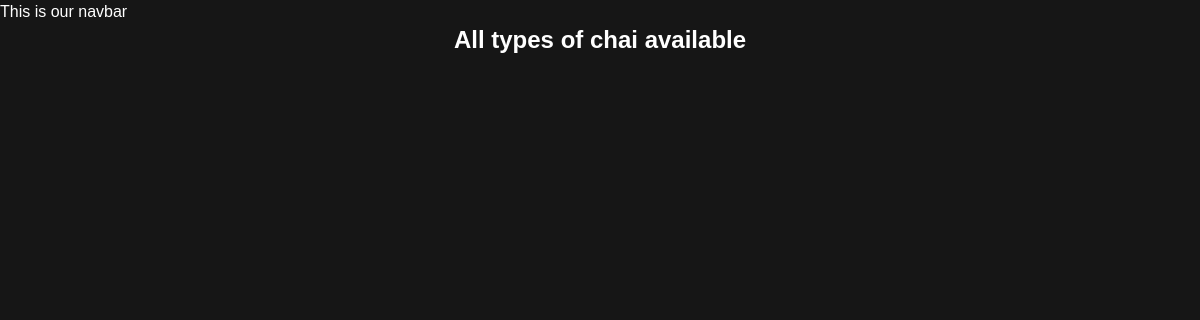
Page /chai/ on the earlier database version.
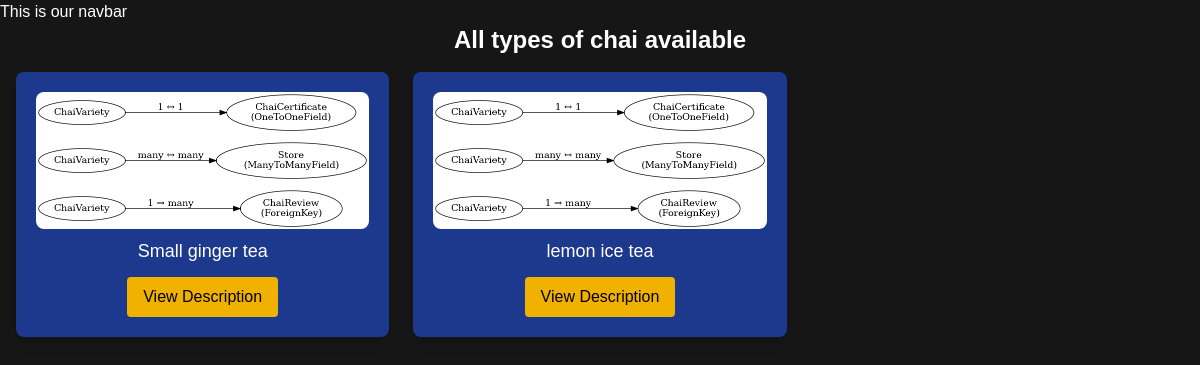
Same page on the later database version.
### chai/models.py (models this page shows, shortened)
class ChaiVariety(models.Model):
  CHAI_TYPE_CHOICES = [
    ('ML', 'MASALA'),
    ('GR', 'GINGER'),
    ('KL', 'KIWI'),
    ('PL', 'PLAIN'),
    ('EL', 'ELAICHI'),
  ]
  name = models.CharField(max_length=100)
  image = models.ImageField(upload_to='chais/')
  date_added = models.DateTimeField(default=timezone.now)
  type = models.CharField(max_length=2, choices=CHAI_TYPE_CHOICES, default='ML')
  description = models.TextField(default='')

### chai/views.py (the view)
# urls.py: path('', views.all_chai, name='all_chai'),
def all_chai(request):
    chais = ChaiVariety.objects.all()
    return render(request, 'chai/all_chai.html',{'chais': chais})

### chai/templates/chai/all_chai.html (shortened to what this page needs)
{% extends "layout.html" %}
{% block content %}
<h1 class="text-2xl text-center font-bold mb-4">All types of chai available</h1>
<div class="grid grid-cols-3 gap-6 m-4">
    {% for chai in chais %}
    <div class="chai-item bg-blue-900 p-5 flex flex-col items-center rounded-lg shadow-lg">
        <img src="{{ chai.image.url }}" alt="{{ chai.name }}" class="w-full h-auto object-cover rounded-lg">
        <h2 class="mt-2 text-lg font-medium text-center">{{ chai.name }}</h2>
        <a href="{% url 'chai_detail' chai.id %}"
           class="mt-3 px-4 py-2 bg-yellow-500 hover:bg-yellow-600 text-black font-medium rounded transition">
            View Description
        </a>
    </div>
    {% endfor %}
</div>
{% endblock content %}

### templates/layout.html (shortened to what this page needs)
{% load static tailwind_tags %}
{% load static %}
<!DOCTYPE html>
<html lang="en">
<head>
    <link rel="stylesheet" href="{% static 'css/style.css' %}">
    {% tailwind_css %}
</head>
<body class="min-h-screen bg-[#161616] text-white font-sans">
    <nav>This is our navbar</nav>
    {% block content %} {% endblock %}
</body>
</html>

### static/css/style.css (style rules this page uses)
body { background-color: #161616; color: white; font-family: Arial, sans-serif; }

Differences in the rows shown:
added ChaiVariety: image (picture), name "Small ginger tea"
added ChaiVariety: image (picture), name "lemon ice tea"
